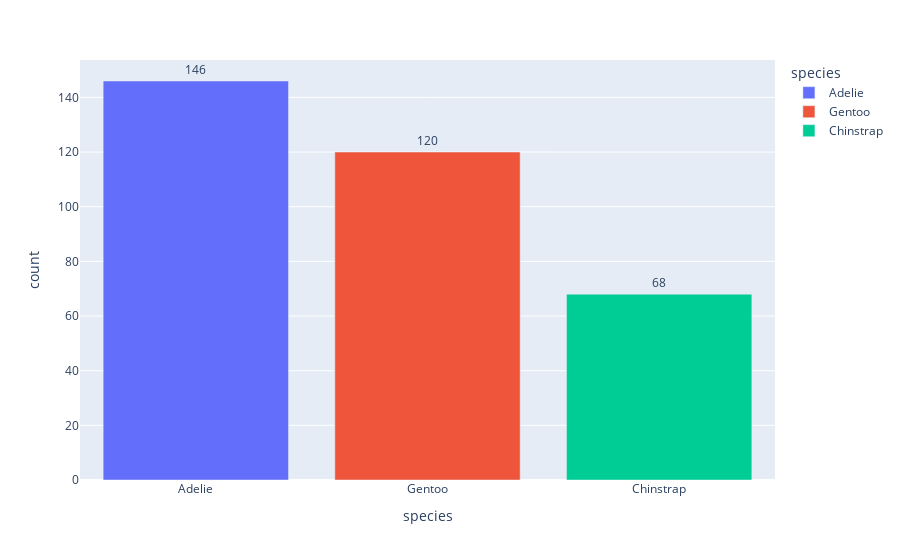

The notebook cell saved with this chart:
### Code cell
species_count = df['species'].value_counts().reset_index()
species_count.columns = ['species', 'count']

fig = px.bar(species_count, x='species', y='count', text='count', color='species')

fig.update_traces(texttemplate='%{text}', textposition='outside')

# ax = sns.countplot(x="species", data=df)
# ax.bar_label(ax.containers[0]);

### Figure 1 — Plotly figure (JSON) as saved in the notebook; plotly's stock layout.template omitted (floating-point values rounded to 4 significant figures)
{"data": [{"alignmentgroup": "True", "hovertemplate": "species=%{x}<br>count=%{text}<extra></extra>", "legendgroup": "Adelie", "marker": {"color": "#636efa", "pattern": {"shape": ""}}, "name": "Adelie", "offsetgroup": "Adelie", "orientation": "v", "showlegend": true, "text": [146], "textposition": "outside", "texttemplate": "%{text}", "type": "bar", "x": ["Adelie"], "xaxis": "x", "y": [146], "yaxis": "y"}, {"alignmentgroup": "True", "hovertemplate": "species=%{x}<br>count=%{text}<extra></extra>", "legendgroup": "Gentoo", "marker": {"color": "#EF553B", "pattern": {"shape": ""}}, "name": "Gentoo", "offsetgroup": "Gentoo", "orientation": "v", "showlegend": true, "text": [120], "textposition": "outside", "texttemplate": "%{text}", "type": "bar", "x": ["Gentoo"], "xaxis": "x", "y": [120], "yaxis": "y"}, {"alignmentgroup": "True", "hovertemplate": "species=%{x}<br>count=%{text}<extra></extra>", "legendgroup": "Chinstrap", "marker": {"color": "#00cc96", "pattern": {"shape": ""}}, "name": "Chinstrap", "offsetgroup": "Chinstrap", "orientation": "v", "showlegend": true, "text": [68], "textposition": "outside", "texttemplate": "%{text}", "type": "bar", "x": ["Chinstrap"], "xaxis": "x", "y": [68], "yaxis": "y"}], "layout": {"autosize": true, "barmode": "relative", "legend": {"title": {"text": "species"}, "tracegroupgap": 0}, "margin": {"t": 60}, "xaxis": {"anchor": "y", "autorange": true, "categoryarray": ["Adelie", "Gentoo", "Chinstrap"], "categoryorder": "array", "domain": [0, 1], "range": [-0.5, 2.5], "title": {"text": "species"}, "type": "category"}, "yaxis": {"anchor": "x", "autorange": true, "domain": [0, 1], "range": [0, 153.7], "title": {"text": "count"}, "type": "linear"}}}
